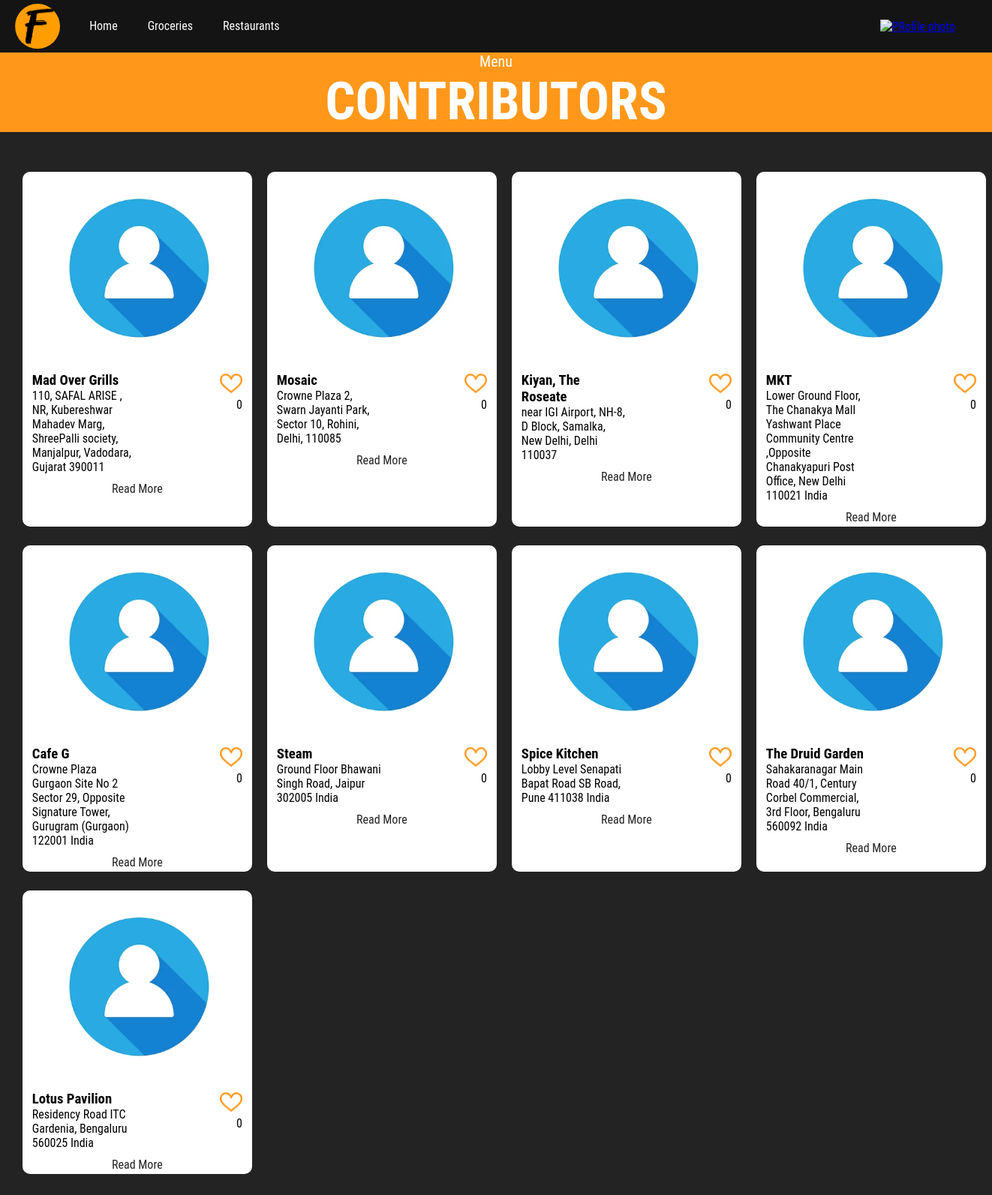
/charity/viewcontributor.php, run on the app's committed database.
### tables this page shows
CREATE TABLE `contributor_master` (
  `id` int(11) NOT NULL,
  `name` varchar(255) NOT NULL,
  `email` varchar(255) NOT NULL,
  `password` varchar(255) NOT NULL,
  `address` text NOT NULL,
  `city` varchar(50) NOT NULL,
  `state` varchar(50) NOT NULL,
  `photo_name` varchar(255) NOT NULL DEFAULT 'user.png'
);

### charity/viewcontributor.php (the view, shortened to what this page needs)
<!DOCTYPE html>
<?php
include '../connection.php';
$selectquery = "select * from contributor_master";
$query = mysqli_query($connection, $selectquery);
$grouparr = [];
while ($res = mysqli_fetch_array($query)) {
  $arr = [];
  $arr[] = $res['id'];
  $arr[] = $res['name'];
  $arr[] = $res['email'];
  $arr[] = $res['address'];
  $arr[] = $res['city'];
  $arr[] = $res['state'];
  $arr[] = $res['photo_name'];
  $grouparr[] = $arr;
}
for ($i = 0; $i < count($grouparr); $i++) {
  if (count($grouparr[$i]) == 7) {
    $grouparr[$i][] = 0;
  }
}
?>
<html>
<head>
  <link rel="stylesheet" href="css/cards.css?v=<?php echo time(); ?>" />
</head>
<body>
  <div class="navbar">
    <div class="left">
      <div class="Logo">
        <img src="../images/foodable logo 2.png" alt="logo" class="foodablelogo" />
      </div>
      <div class="navoptions">
        <ul>
          <li><a href="charity_home.php">Home</a></li>
          <li><a href="grocerystatic.php">Groceries</a></li>
          <li><a href="restaurantstatic.php">Restaurants</a></li>
        </ul>
      </div>
    </div>
    <div class="right">
      <div class="Profilephoto">
        <a href="charityProfilepage.php">
          <img src="../upload_charity/<?php echo $_SESSION['image_src'] ?>" alt="PRofile photo" width="60px" height="60px" />
        </a>
      </div>
    </div>
  </div>
  <div class="menubar">
    <span onclick="openNav()" id="menu">Menu</span>
  </div>
  <div class="heading">
    <h1>
      CONTRIBUTORS
    </h1>
  </div>
  <div class="Cards-area">
    <?php
    for ($i = 0; $i < count($grouparr); $i++) {
      ?>
      <div class="card" id="card<?php echo $grouparr[$i][0]; ?>">
        <img src="../upload_contributor/<?php echo $grouparr[$i][6]?>" alt="Card Image" />
        <div class="bottom-area">
          <div class="aboutsub">
            <h3 id="card-head">
              <?php echo $grouparr[$i][1]; ?>
            </h3>
            <p id="card-body">
              <?php echo $grouparr[$i][3]; ?>
            </p>
          </div>
          <div class="like">
            <a href="likePage.php?contibutor_id=<?php echo $grouparr[$i][0]; ?>">
              <button id="">
                <img src="../images/like buttons/liked.png" alt="" />
              </button>
            </a>
            <div><?php try {
              echo  $grouparr[$i][7];
              }
              catch(Exception $ex)
              {
                echo 0;
              } ?></div>
          </div>
        </div>
        <div class="readme">
          <a href="#">Read More</a>
        </div>
      </div>
      <?php
    } ?>
  </div>
</body>
</html>

### charity/css/cards.css (style rules this page uses)
* { margin: 0; padding: 0; font-family: "Kanit", sans-serif; font-family: "Roboto Condensed", sans-serif; }
body { background-color: rgb(35, 35, 35); }
.navbar { color: white; display: flex; width: 100%; height: 70px; background-color: rgb(20, 20, 20); }
.left { display: flex; width: 50%; }
.Logo { width: 15%; display: flex; align-items: center; justify-content: center; }
.Logo img { width: 60px; height: 60px; border-radius: 50%; }
.navoptions { width: 85%; height: 100%; }
.navoptions ul { display: flex; align-items: left; }
.navoptions ul li { padding: 20px; padding-top: 25px; text-decoration: none; list-style: none; color: black; transition: .4s; }
.navoptions ul li a { color: white; list-style: none; text-decoration: none; }
.right { display: flex; align-items: right; justify-content: right; width: 50%; }
.Profilephoto { width: 30%; display: flex; align-items: center; justify-content: center; }
.menubar { width: 100%; text-align: center; background-color: #ff981a; }
#menu { transition: .3s; font-size: 20px; cursor: pointer; color: white; }
.heading { font-size: 35px; text-align: center; color: white; background-color:#ff981a; }
.Cards-area { width: 97%; margin: 3rem auto; display: grid; grid-template-columns: repeat(4,2fr); }
.card { width: 300px; border: 3px solid white; background-color: white; border-radius: 10px; margin: 5px 10px 20px 10px; transition: .3s; color: #000000; cursor: pointer; }
.card { text-align: center; }
.card img { border-radius: 5px 5px 10px 10px; width: 250px; height: 250px; }
.bottom-area { display: flex; padding: 10px; text-align: left; }
.aboutsub { width: 50%; }
.like { width: 50%; text-align: right; }
.like button { background-color: transparent; border: none; }
.like button img { width: 30px; height: 30px; transition: .3s; cursor: pointer; }
.readme { text-align: center; width: 100%; }
.readme a { padding: 10px; text-decoration: none; color: rgb(35, 35, 35); }

### data on the page
contributor_master: photo_name (placeholder picture), name "Mad Over Grills", address "110, SAFAL ARISE , NR, Kubereshwar Mahadev Marg, ShreePalli society, Manjalpur, Vadodara, Gujarat 390011", i "0"
contributor_master: photo_name (placeholder picture), name "Mosaic", address "Crowne Plaza 2, Swarn Jayanti Park, Sector 10, Rohini, Delhi, 110085", i "0"
contributor_master: photo_name (placeholder picture), name "Kiyan, The Roseate", address "near IGI Airport, NH-8, D Block, Samalka, New Delhi, Delhi 110037", i "0"
contributor_master: photo_name (placeholder picture), name "MKT", address "Lower Ground Floor, The Chanakya Mall Yashwant Place Community Centre ,Opposite Chanakyapuri Post Office, New Delhi 110021 India", i "0"
contributor_master: photo_name (placeholder picture), name "Cafe G", address "Crowne Plaza Gurgaon Site No 2 Sector 29, Opposite Signature Tower, Gurugram (Gurgaon) 122001 India", i "0"
contributor_master: photo_name (placeholder picture), name "Steam", address "Ground Floor Bhawani Singh Road, Jaipur 302005 India", i "0"
contributor_master: photo_name (placeholder picture), name "Spice Kitchen", address "Lobby Level Senapati Bapat Road SB Road, Pune 411038 India", i "0"
contributor_master: photo_name (placeholder picture), name "The Druid Garden", address "Sahakaranagar Main Road 40/1, Century Corbel Commercial, 3rd Floor, Bengaluru 560092 India", i "0"
contributor_master: photo_name (placeholder picture), name "Lotus Pavilion", address "Residency Road ITC Gardenia, Bengaluru 560025 India", i "0"
